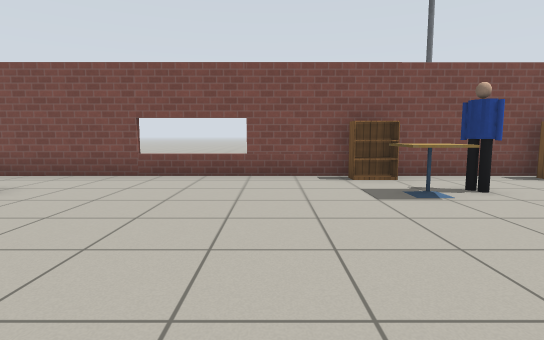
View 1 (above)

17 first-person views from a walk through a robot-simulator world made for Gazebo. The camera is 0.9 m above the floor, tilts 6° down and sees 80° across. The lines on the ground mark 1 m squares. The floor is counted in squares, 1 m on a side. Each view is taken from the middle of a square. On the plan, view 1 faces up. The plan holds only what a view shows up to about 12 squares ahead; the rest is blank. Gazebo's built-in surfaces are drawn with simple patterns. Simple shapes stand in for some stock models.

View 2
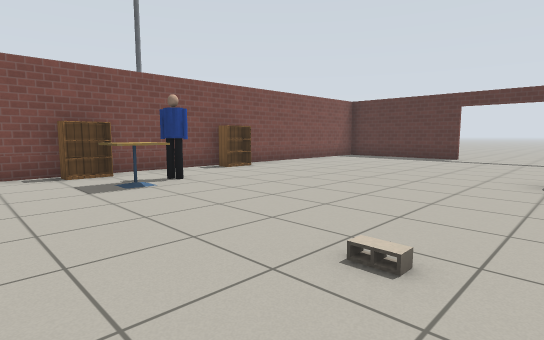

View 3
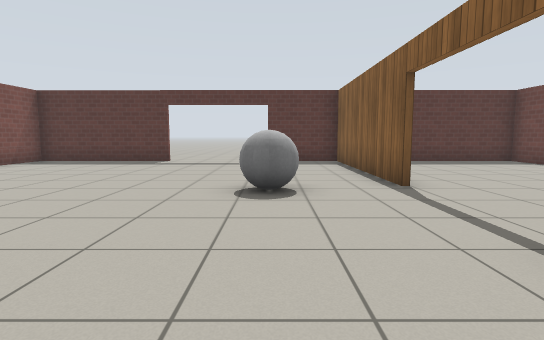

View 4
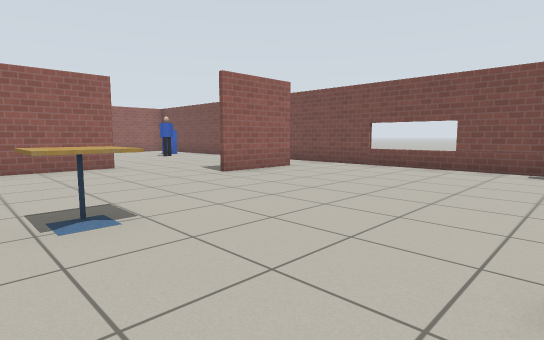

View 5
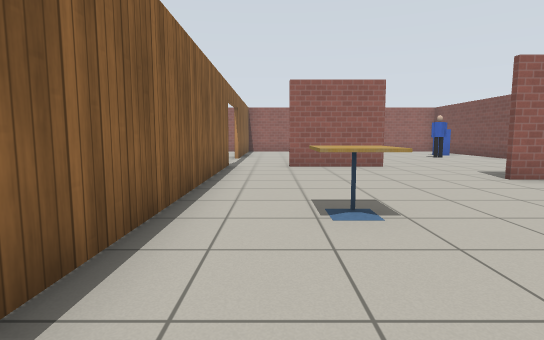

View 6
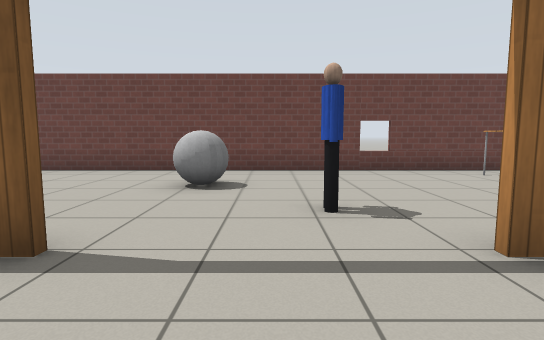

View 7
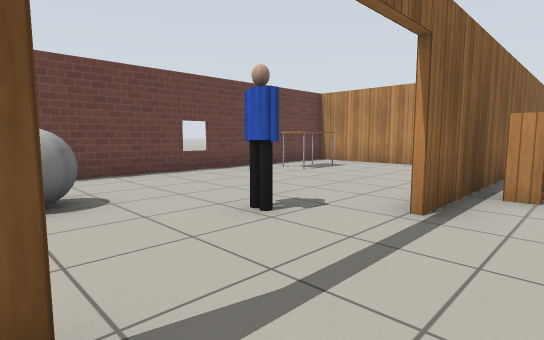

View 8
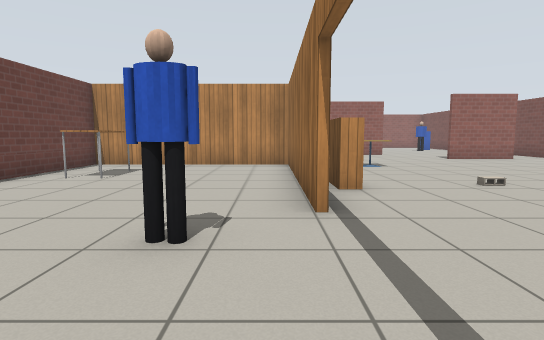

View 9
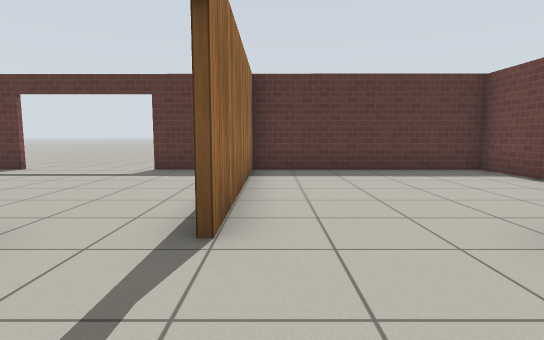

View 10
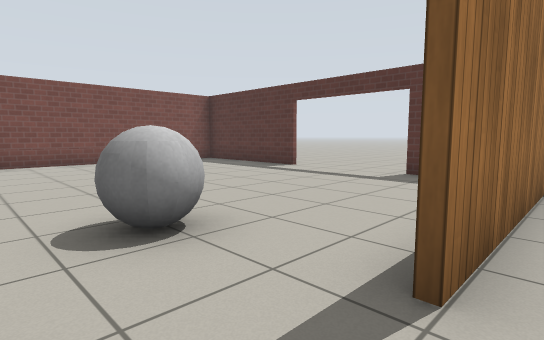

View 11
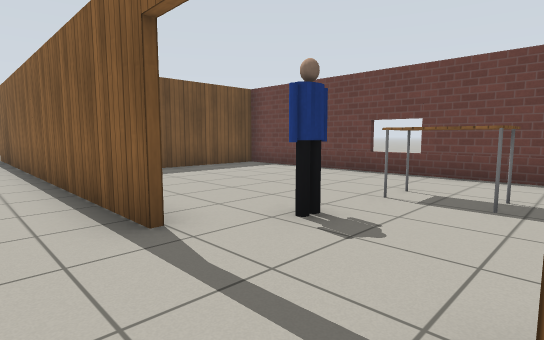

View 12
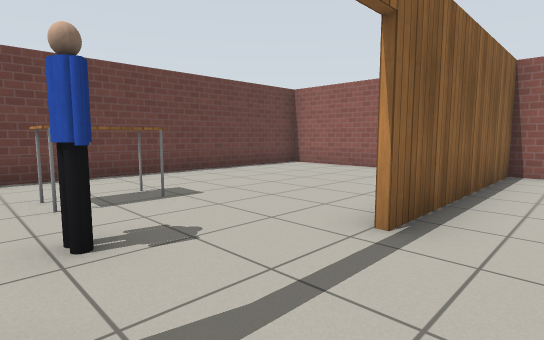

View 13
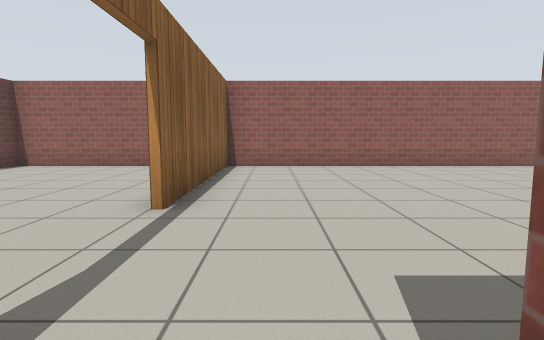

View 14
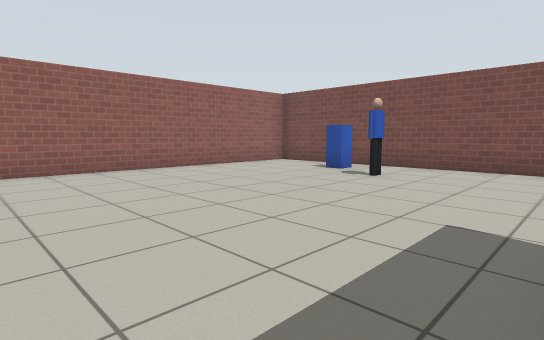

View 15
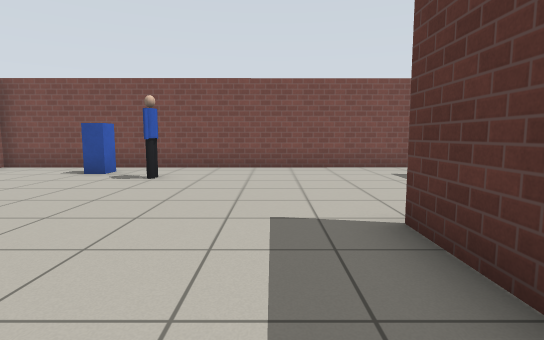

View 16
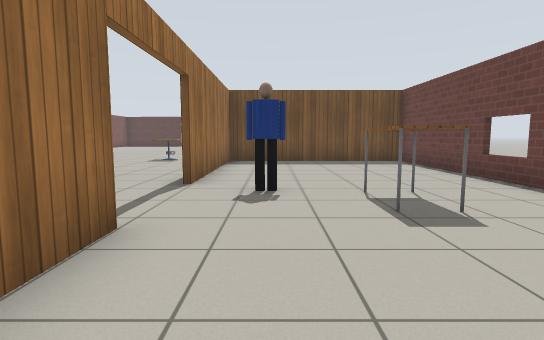

View 17
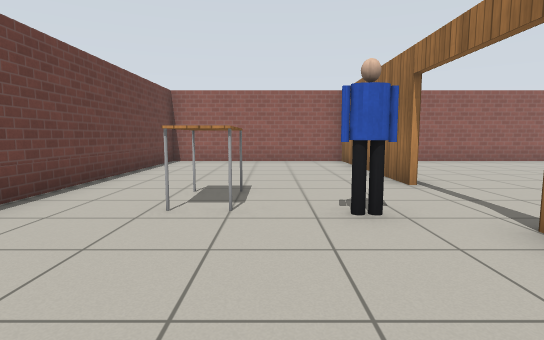

### Floor plan
Ten units are one square. View 1 is at (0, 0); x grows to the right and y downward. Boxes are objects, and circles mark ways between rooms. Rooms are numbered by the first view taken in them; rooms with no view inside come last. Other rooms are left out.
<svg viewBox="-173 -78 318 179">
<path fill="none" stroke="#000" d="M55 -73 25 -73M15 -73 -45 -72M78 33 136 33M-46 -55 -46 -29M136 -27 137 -73 65 -73M136 30 136 8M-75 -4 -75 15M-80 33 42 33M42 35 -20 35M136 35 78 35M-23 34 -23 96 136 96 136 30M-75 -14 -75 -4M-76 5 -76 -14M-168 33 -109 33M-45 -72 -167 -72 -167 29M-109 35 -136 35M-151 35 -168 35M-167 29 -167 96 -24 96 -24 35 -80 35"/>
<rect x="-25" y="5" width="20" height="10" fill="#bbb"><title>cafe table</title></rect>
<rect x="15" y="25" width="10" height="10" fill="#bbb"><title>bookshelf</title></rect>
<rect x="15" y="-5" width="10" height="10" fill="#bbb"><title>cinder block</title></rect>
<rect x="15" y="-55" width="10" height="10" fill="#bbb"><title>cafe table</title></rect>
<rect x="25" y="-55" width="10" height="10" fill="#bbb"><title>person</title></rect>
<rect x="65" y="5" width="20" height="10" fill="#bbb"><title>grey ball</title></rect>
<rect x="-5" y="75" width="20" height="10" fill="#bbb"><title>table</title></rect>
<rect x="45" y="45" width="10" height="10" fill="#bbb"><title>person</title></rect>
<rect x="65" y="65" width="20" height="10" fill="#bbb"><title>grey ball</title></rect>
<rect x="-135" y="-65" width="10" height="10" fill="#bbb"><title>postbox</title></rect>
<rect x="-125" y="-55" width="10" height="10" fill="#bbb"><title>person</title></rect>
<rect x="-105" y="65" width="20" height="10" fill="#bbb"><title>table</title></rect>
<rect x="-95" y="45" width="10" height="10" fill="#bbb"><title>person</title></rect>
<circle cx="60" cy="30" r="3" fill="#2a7"/>
<circle cx="-50" cy="-60" r="3" fill="#2a7"/>
<circle cx="-67" cy="-20" r="3" fill="#2a7"/>
<circle cx="-80" cy="20" r="3" fill="#2a7"/>
<circle cx="-95" cy="30" r="3" fill="#2a7"/>
<text x="40" y="-20">1</text>
<text x="60" y="60">2</text>
<text x="-110" y="-20">3</text>
<text x="-100" y="60">4</text>
</svg>
Room 1 opens to room 2. Room 1 opens to room 3. Room 3 opens to room 4.

Where each view was taken, in squares from view 1:
view 1: 0 up, 0 right, facing up
view 2: 1 down, 0 right, facing up-right
view 3: 1 down, 2 right, facing right
view 4: 2 down, 2 right, facing up-left
view 5: 2 down, 2 right, facing left
view 6: 1 down, 6 right, facing down
view 7: 2 down, 8 right, facing down-left
view 8: 4 down, 8 right, facing left
view 9: 4 down, 5 right, facing right
view 10: 4 down, 6 right, facing up-right
view 11: 2 down, 11 left, facing down-right
view 12: 2 down, 8 left, facing down-left
view 13: 2 down, 7 left, facing left
view 14: 2 down, 8 left, facing up-left
view 15: 2 down, 9 left, facing up
view 16: 5 down, 14 left, facing right
view 17: 6 down, 5 left, facing left
